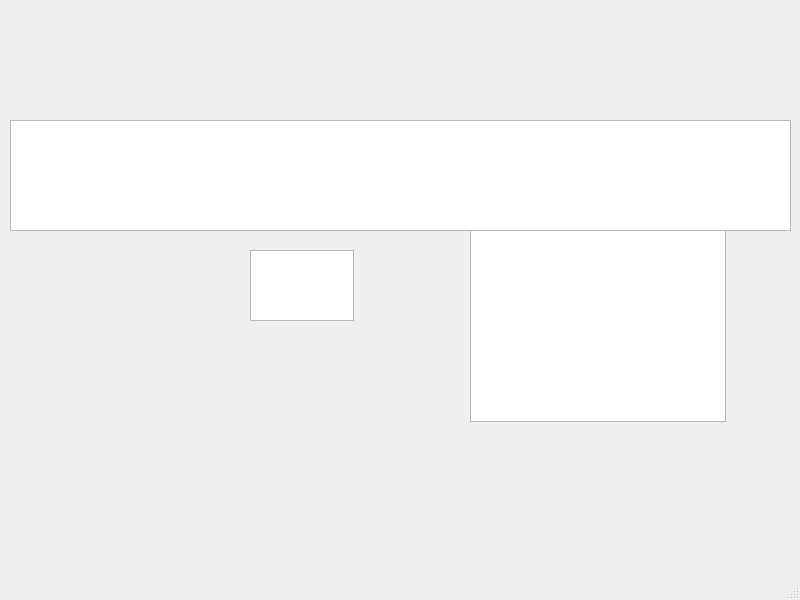
<?xml version="1.0" encoding="UTF-8"?>
<ui version="4.0">
 <class>MainWindow</class>
 <widget class="QMainWindow" name="MainWindow">
  <property name="geometry">
   <rect>
    <x>0</x>
    <y>0</y>
    <width>800</width>
    <height>600</height>
   </rect>
  </property>
  <property name="windowTitle">
   <string>MainWindow</string>
  </property>
  <widget class="QWidget" name="centralwidget">
   <widget class="CodeEditor" name="plainTextEdit">
    <property name="geometry">
     <rect>
      <x>250</x>
      <y>250</y>
      <width>104</width>
      <height>71</height>
     </rect>
    </property>
   </widget>
   <widget class="QTextEdit" name="textEdit">
    <property name="enabled">
     <bool>true</bool>
    </property>
    <property name="geometry">
     <rect>
      <x>10</x>
      <y>120</y>
      <width>781</width>
      <height>111</height>
     </rect>
    </property>
    <property name="placeholderText">
     <string/>
    </property>
   </widget>
   <widget class="QTreeView" name="treeView">
    <property name="geometry">
     <rect>
      <x>470</x>
      <y>230</y>
      <width>256</width>
      <height>192</height>
     </rect>
    </property>
   </widget>
  </widget>
  <widget class="QMenuBar" name="menubar">
   <property name="geometry">
    <rect>
     <x>0</x>
     <y>0</y>
     <width>800</width>
     <height>21</height>
    </rect>
   </property>
  </widget>
  <widget class="QStatusBar" name="statusbar"/>
 </widget>
 <customwidgets>
  <customwidget>
   <class>CodeEditor</class>
   <extends>QPlainTextEdit</extends>
   <header>codeeditor.h</header>
  </customwidget>
 </customwidgets>
 <resources/>
 <connections/>
</ui>
